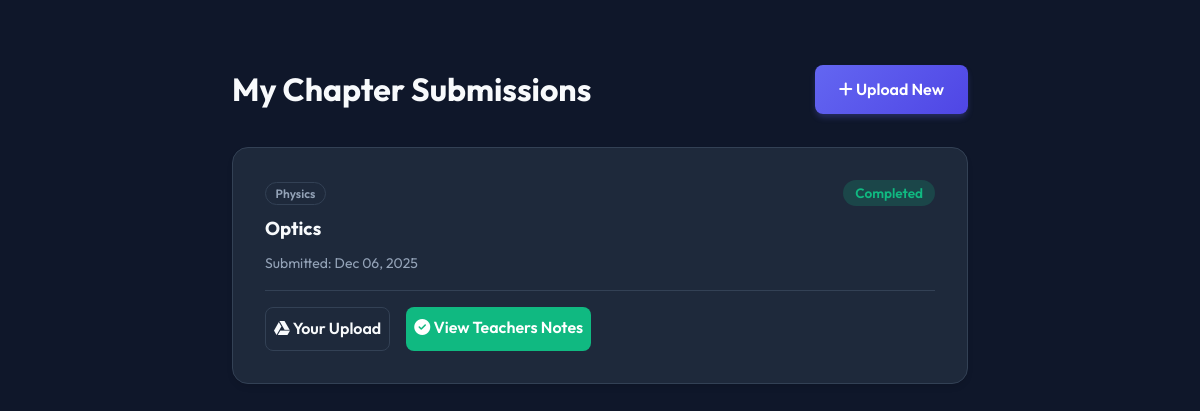
The app's page /my-chapters/ (signed in), older data.
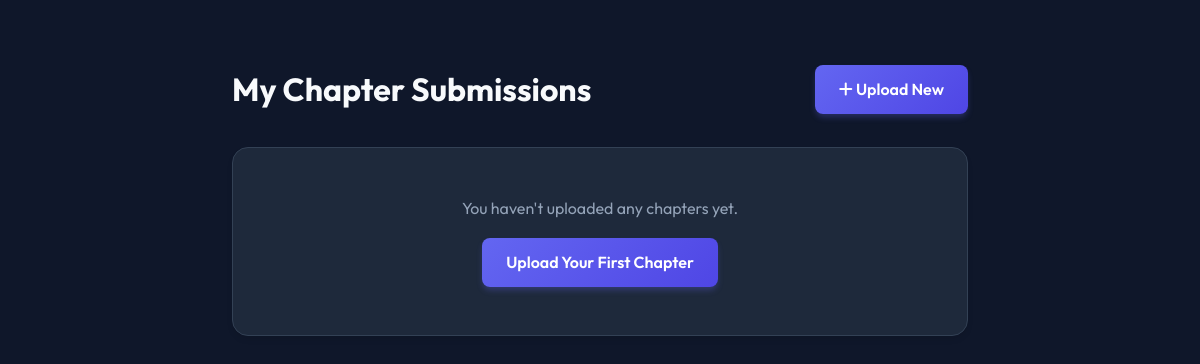
The same page, newer data.
### dashboard/models.py (models this page shows, shortened)
class ChapterSubmission(models.Model):
    student = models.ForeignKey(User, on_delete=models.CASCADE, related_name='chapter_submissions')
    subject = models.CharField(max_length=100)
    chapter_name = models.CharField(max_length=200)
    student_drive_link = models.URLField(help_text="Google Drive link for the chapter PDF/Folder")
    teacher_notes_link = models.URLField(blank=True, null=True, help_text="Google Drive link for the checked notes")
    created_at = models.DateTimeField(auto_now_add=True)
    is_completed = models.BooleanField(default=False)

### dashboard/views.py (the view)
# urls.py: path('my-chapters/', views.student_chapters, name='student_chapters'),
@login_required
def student_chapters(request):
    chapters = ChapterSubmission.objects.filter(student=request.user).order_by('-created_at')
    return render(request, 'dashboard/student_chapters.html', {'chapters': chapters})

### templates/dashboard/student_chapters.html
{% extends 'base.html' %}
{% block content %}
<div class="container" style="max-width: 800px; margin-top: 2rem;">
    <div style="display: flex; justify-content: space-between; align-items: center; margin-bottom: 2rem;">
        <h1>My Chapter Submissions</h1>
        <a href="{% url 'submit_chapter' %}" class="btn btn-primary">
            <i class="fas fa-plus"></i> Upload New
        </a>
    </div>
    {% if chapters %}
    {% for chapter in chapters %}
    <div class="card" style="margin-bottom: 1.5rem;">
        <div style="display: flex; justify-content: space-between; align-items: flex-start;">
            <div>
                <span
                    style="background: var(--surface); color: var(--text-muted); padding: 0.2rem 0.6rem; border-radius: 1rem; font-size: 0.75rem; font-weight: 600; border: 1px solid var(--border);">
                    {{ chapter.subject }}
                </span>
                <h3 style="margin: 0.5rem 0;">{{ chapter.chapter_name }}</h3>
                <div style="font-size: 0.875rem; color: var(--text-muted);">
                    Submitted: {{ chapter.created_at|date:"M d, Y" }}
                </div>
            </div>
            <div>
                {% if chapter.is_completed %}
                <span
                    style="background: rgba(16, 185, 129, 0.2); color: #10b981; padding: 0.25rem 0.75rem; border-radius: 1rem; font-size: 0.85rem; font-weight: 600;">
                    Completed
                </span>
                {% else %}
                <span
                    style="background: rgba(251, 188, 4, 0.2); color: #fbbc04; padding: 0.25rem 0.75rem; border-radius: 1rem; font-size: 0.85rem; font-weight: 600;">
                    Awaiting Response
                </span>
                {% endif %}
            </div>
        </div>
        <div
            style="margin-top: 1rem; padding-top: 1rem; border-top: 1px solid var(--border); display: flex; gap: 1rem; flex-wrap: wrap;">
            <a href="{{ chapter.student_drive_link }}" target="_blank" class="btn"
                style="background: var(--surface); color: var(--text); padding: 0.5rem; text-decoration: none; border: 1px solid var(--border);">
                <i class="fab fa-google-drive"></i> Your Upload
            </a>
            {% if chapter.teacher_notes_link %}
            <a href="{{ chapter.teacher_notes_link }}" target="_blank" class="btn"
                style="background: #10b981; color: white; padding: 0.5rem; text-decoration: none;">
                <i class="fas fa-check-circle"></i> View Teachers Notes
            </a>
            {% endif %}
        </div>
    </div>
    {% endfor %}
    {% else %}
    <div class="card" style="text-align: center; padding: 3rem;">
        <p style="color: var(--text-muted);">You haven't uploaded any chapters yet.</p>
        <a href="{% url 'submit_chapter' %}" class="btn btn-primary" style="margin-top: 1rem;">Upload Your First
            Chapter</a>
    </div>
    {% endif %}
</div>
{% endblock %}

### templates/base.html (shortened to what this page needs)
{% load static %}
<!DOCTYPE html>
<html lang="en">
<head>
    <link rel="stylesheet" href="https://cdnjs.cloudflare.com/ajax/libs/font-awesome/6.4.0/css/all.min.css">
    <link rel="stylesheet" href="{% static 'css/style.css' %}">
</head>
<body>
    {% block content %}{% endblock %}
</body>
</html>

### static/css/style.css (style rules this page uses)
:root { --primary: #6366f1; --primary-hover: #4f46e5; --bg: #0f172a; --surface: #1e293b; --text: #f8fafc; --text-muted: #94a3b8; --border: #334155; --font-main: 'Outfit', sans-serif; }
* { margin: 0; padding: 0; box-sizing: border-box; }
body { font-family: var(--font-main); background-color: var(--bg); color: var(--text); line-height: 1.6; min-height: 100vh; display: flex; flex-direction: column; }
a { text-decoration: none; color: inherit; }
.container { max-width: 1200px; margin: 0 auto; padding: 2rem; width: 100%; }
.btn { display: inline-block; padding: 0.75rem 1.5rem; border-radius: 0.5rem; font-weight: 600; cursor: pointer; transition: all 0.2s; border: none; font-size: 1rem; }
.btn-primary { background: linear-gradient(135deg, var(--primary), var(--primary-hover)); color: white; box-shadow: 0 4px 6px -1px rgba(99, 102, 241, 0.3); }
.card { background: var(--surface); border: 1px solid var(--border); border-radius: 1rem; padding: 2rem; box-shadow: 0 4px 6px -1px rgba(0, 0, 0, 0.1); }

Row changes from the older to the newer data that the page shows:
removed ChapterSubmission: subject "Physics", chapter_name "Optics", created_at "Dec 06, 2025", is_completed "Completed"
Text that changed along with them:
text now shown: "You haven't uploaded any chapters yet. Upload Your First Chapter"
